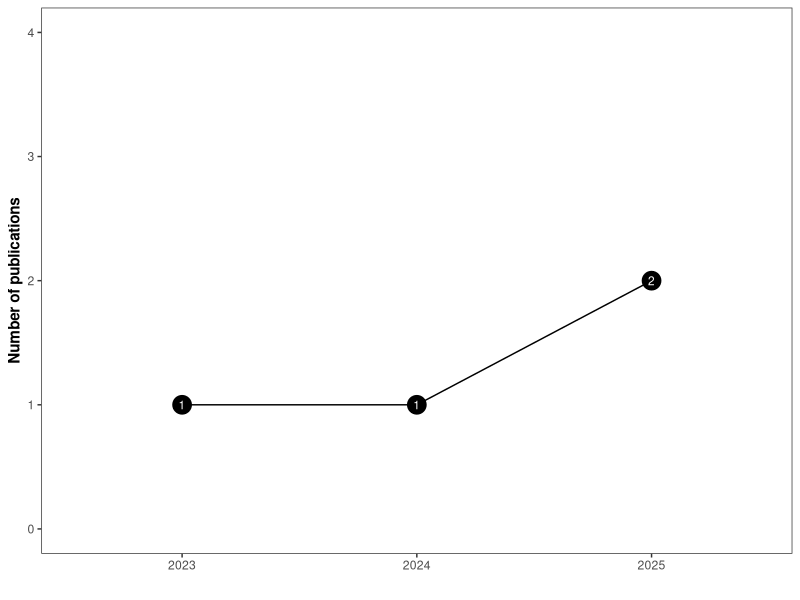

Write the R code that produced this figure.
## ---- chunk 1

# Packages
library(readxl)
library(dplyr)
library(ggplot2)
library(knitr)
library(tidyverse)

## ---- chunk 2

# Chargement des données
pub_data <- read_excel("data/data.xlsx", sheet = "publications & communications", na = "NA") %>%
  filter(category %in% c("Article", "Master's internship")) %>%
  arrange(desc(order))

icons_data <- read_excel("data/data.xlsx", sheet = "icons", na = "NA")

## ---- chunk 3

# Affichage des publications
for (cat in unique(pub_data$category)) {
  
  cat_data <- filter(pub_data, category == cat)
  icon_path <- icons_data %>% filter(category == cat) %>% pull(image) %>% first()
  
  if (is.na(icon_path)) icon_path <- "icons/default.ico"

  cat(
    "<div style='display: flex; align-items: center;'>",
    paste0("<img src='", icon_path, "' style='width: 50px; margin-right: 10px;'>"),
    "<h2 style='margin: 0;'>", cat, "</h2></div><br>"
  )

  for (i in 1:nrow(cat_data)) {
    
    row <- cat_data[i, ]
    cat(
      "<div style='display: flex; justify-content: space-between; align-items: center;'>",
      "<div style='width: 95%; text-align: justify;'>",
      "<strong>", row$title, "</strong>", paste0("(", row$year, "). "),
      if (!is.na(row$journal)) paste0("<em>", row$journal, if (!is.na(row$journal_ref)) paste0(", ", row$journal_ref), "</em>. ") else "",
      if (!is.na(row$doi)) paste0("<a href='", row$doi, "' target='_blank'>", row$doi, "</a>. "),
      if (!is.na(row$filename) & !is.na(row$icons)) paste0(
        "<a href='", row$filename, "' target='_blank'><img src='", row$icons, "' style='width: 18px; vertical-align: top;' title='File'></a>"
      ),
      if (!is.na(row$preprint) & !is.na(row$preprint)) paste0(
        "<a href='", row$preprint, "' target='_blank'><img src='multimedia/preprint.ico' style='width: 22px; vertical-align: top;' title='File'></a>"
      ),
      "</div></div><br>"
    )
    
  }
}

## ---- chunk 4

# Graphique publications par année
plot_data <- pub_data %>%
  count(year) %>%
  arrange(desc(year))

# Détermination du nombre maximal de publications 
max_n <- max(plot_data$n, na.rm = TRUE)

# Création du graphique
ggplot(plot_data, aes(x = as.factor(year), y = n)) +
  geom_line(group = 1, color = "black") +
  geom_point(size = 6, color = "black") +
  geom_text(aes(label = n), color = "white", size = 3, vjust = 0.5) +
  labs(x = "", y = "Number of publications") +
  theme_test() +
  theme(axis.title.y = element_text(face = "bold")) +
  scale_y_continuous(limits = c(0, max_n + 2))

